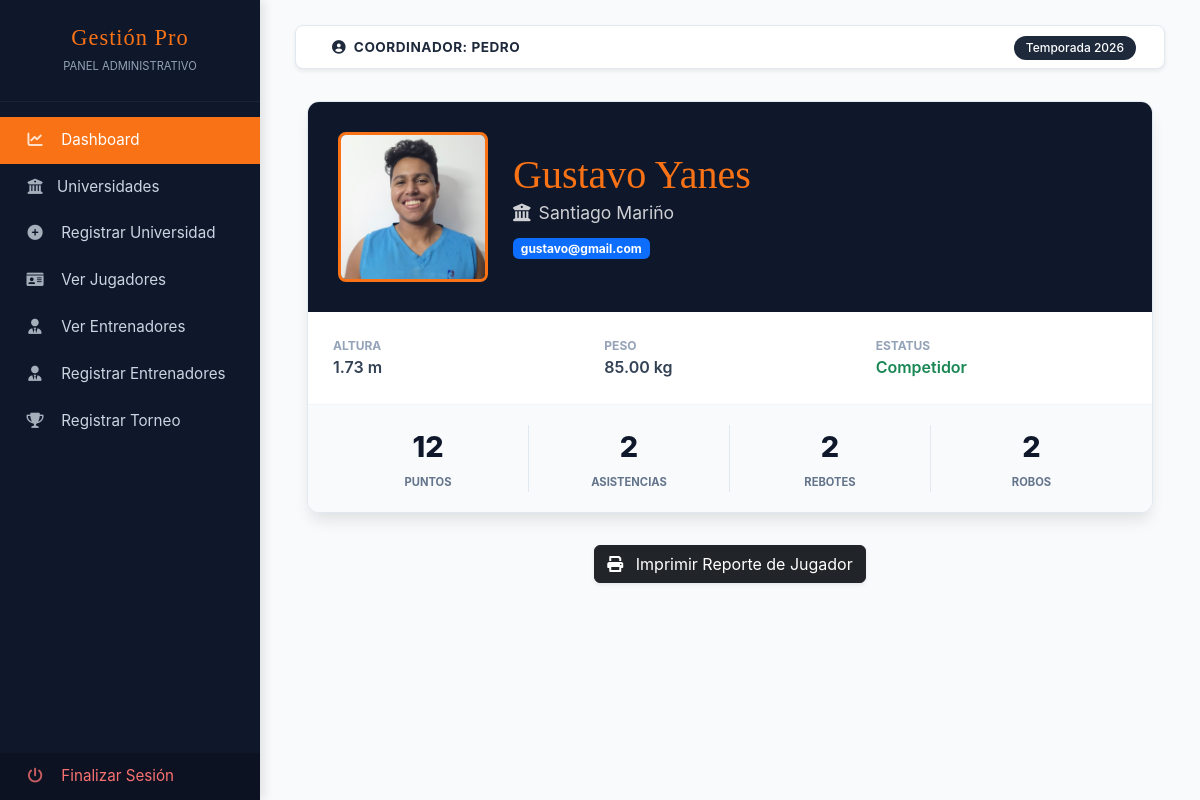
Page /client/coordinador/views/jugadores/jugador.php?id=13 (signed in) on the committed database.
### tables this page shows
CREATE TABLE `usuarios` (
  `id_usuario` int(11) NOT NULL,
  `nombre_usuario` varchar(100) NOT NULL,
  `password_usuario` varchar(255) NOT NULL,
  `email_usuario` varchar(100) DEFAULT NULL,
  `id_universidad_fk` int(11) DEFAULT NULL,
  `id_rol_fk` int(11) DEFAULT NULL,
  `fecha_creacion` timestamp NOT NULL DEFAULT current_timestamp(),
  `fecha_actualizacion` timestamp NOT NULL DEFAULT current_timestamp() ON UPDATE current_timestamp(),
  `isActive` int(11) DEFAULT NULL
);

CREATE TABLE `jugadores` (
  `id_jugador` int(11) NOT NULL,
  `nombre_jugador` varchar(100) DEFAULT NULL,
  `email_jugador` varchar(100) DEFAULT NULL,
  `password_jugador` varchar(255) DEFAULT NULL,
  `altura_jugador` decimal(3,2) DEFAULT NULL,
  `peso_jugador` decimal(5,2) DEFAULT NULL,
  `fecha_nacimiento` date DEFAULT NULL,
  `id_universidad_fk` int(11) DEFAULT NULL,
  `isActive` int(11) DEFAULT NULL,
  `fecha_creacion` timestamp NOT NULL DEFAULT current_timestamp(),
  `fecha_actualizacion` timestamp NOT NULL DEFAULT current_timestamp() ON UPDATE current_timestamp(),
  `imagen_jugador` text DEFAULT NULL,
  `puntos` int(11) DEFAULT NULL,
  `asistencias` int(11) DEFAULT NULL,
  `rebotes` int(11) DEFAULT NULL,
  `robos` int(11) DEFAULT NULL
);

CREATE TABLE `academias` (
  `id_universidad` int(11) NOT NULL,
  `nombre_universidad` varchar(100) NOT NULL,
  `ubicacion` varchar(255) DEFAULT NULL,
  `imagen` text DEFAULT NULL
);

### app/config.php (called while the page is built, shortened)
<?php
    $URL = "http://localhost/academy";
?>

### client/coordinador/layouts/verificacion.php (called while the page is built, shortened)
<?php
    require_once __DIR__ . '/../../../app/config.php';
    if (!isset($_SESSION['sesioncoordinador'])) {
        $_SESSION['mensaje'] = "Debes iniciar sesión para acceder";
        $_SESSION['icon_mensaje'] = "warning";
        header('Location: ' . $URL . '/login.php');
        exit();
    } else {
        $usuario_sesion = $_SESSION['sesioncoordinador'];
        $sql2 = "SELECT * FROM usuarios WHERE email_usuario = :email";
        $query = $pdo->prepare($sql2);
        $query->bindParam(':email', $usuario_sesion);
        $query->execute();
        $usuarioLogueado = $query->fetch(PDO::FETCH_ASSOC);
    }
?>

### client/coordinador/views/jugadores/jugador.php (the view, shortened to what this page needs)
    <?php include '../../layouts/verificacion.php'; ?>
<?php include '../../layouts/parte1.php'; ?>
<?php
    $id_jugador = $_GET['id'] ?? null;
    if ($id_jugador) {
        $sql = "SELECT * FROM jugadores
        inner join academias on jugadores.id_universidad_fk = academias.id_universidad
        WHERE id_jugador = :id_jugador";
        $query = $pdo->prepare($sql);
        $query->bindParam(':id_jugador', $id_jugador, PDO::PARAM_INT);
        $query->execute();
        $jugador = $query->fetch(PDO::FETCH_ASSOC);
    } else {
        echo "Jugador no encontrado.";
        exit;
    }
?>
<div class="container">
    <div class="scouting-card">
        <div class="scouting-header">
            <div class="img-container">
                <?php if (!empty($jugador['imagen_jugador'])): ?>
                    <img src="<?php echo $URL; ?>/client/assets/img/jugadores/<?php echo $jugador['imagen_jugador']; ?>" alt="Foto Jugador">
                <?php else: ?>
                    <div class="h-100 d-flex align-items-center justify-content-center">
                        <i class="fas fa-user-ninja fa-4x text-secondary"></i>
                    </div>
                <?php endif; ?>
            </div>
            <div class="player-title">
                <h1><?php echo $jugador['nombre_jugador']; ?></h1>
                <p><i class="fas fa-university me-2"></i><?php echo $jugador['nombre_universidad']; ?></p>
                <div class="mt-2">
                    <span class="badge bg-primary"><?php echo $jugador['email_jugador']; ?></span>
                </div>
            </div>
        </div>
        <div class="scouting-content">
            <div>
                <span class="data-label">Altura</span>
                <span class="data-value"><?php echo $jugador['altura_jugador'] ?? '--'; ?> m</span>
            </div>
            <div>
                <span class="data-label">Peso</span>
                <span class="data-value"><?php echo $jugador['peso_jugador'] ?? '--'; ?> kg</span>
            </div>
            <div>
                <span class="data-label">Estatus</span>
                <span class="data-value text-success">Competidor</span>
            </div>
        </div>
        <div class="stats-grid">
            <div class="stat-box">
                <span class="stat-value"><?php echo $jugador['puntos'] ?? '0'; ?></span>
                <span class="stat-label">Puntos</span>
            </div>
            <div class="stat-box">
                <span class="stat-value"><?php echo $jugador['asistencias'] ?? '0'; ?></span>
                <span class="stat-label">Asistencias</span>
            </div>
            <div class="stat-box">
                <span class="stat-value"><?php echo $jugador['rebotes'] ?? '0'; ?></span>
                <span class="stat-label">Rebotes</span>
            </div>
            <div class="stat-box">
                <span class="stat-value"><?php echo $jugador['robos'] ?? '0'; ?></span>
                <span class="stat-label">Robos</span>
            </div>
        </div>
    </div>
    <div class="text-center mt-3">
        <button onclick="window.print();" class="btn btn-dark shadow-sm">
            <i class="fas fa-print me-2"></i> Imprimir Reporte de Jugador
        </button>
    </div>
</div>
<?php include '../../layouts/parte2.php'; ?>

### client/coordinador/layouts/parte1.php (shortened to what this page needs)
<?php
    require_once __DIR__ . '/../../../app/config.php';
?>
<!DOCTYPE html>
<html lang="es">
<head>
    <link href="https://cdn.jsdelivr.net/npm/bootstrap@5.3.0/dist/css/bootstrap.min.css" rel="stylesheet">
    <link rel="stylesheet" href="https://cdnjs.cloudflare.com/ajax/libs/font-awesome/6.0.0/css/all.min.css">
</head>
<body>
<div class="wrapper">
    <nav id="sidebar">
        <div class="sidebar-header text-center">
            <h3 class="bebas mb-0">Gestión Pro</h3>
            <small style="color: var(--text-muted); text-transform: uppercase; font-size: 0.7rem;">Panel Administrativo</small>
        </div>
        <ul class="list-unstyled components">
            <li class="active">
                <a href="<?php echo $URL . '/client/coordinador/views/index.php'; ?>"><i class="fas fa-chart-line"></i> Dashboard</a>
            </li>
            <li>
                <a href="<?php echo $URL . '/client/coordinador/views/universidades/index.php'; ?>"><i class="fas fa-university"></i>Universidades</a>
            </li>
            <li>
                <a href="<?php echo $URL . '/client/coordinador/views/universidades/create.php'; ?>"><i class="fas fa-plus-circle"></i> Registrar Universidad</a>
            </li>
            <li>
                <a href="<?php echo $URL . '/client/coordinador/views/jugadores/index.php'; ?>"><i class="fas fa-id-card"></i> Ver Jugadores</a>
            </li>
                <li>
                    <a href="<?php echo $URL . '/client/coordinador/views/entrenadores/index.php'; ?>"><i class="fas fa-user-tie"></i> Ver Entrenadores</a>
            </li>
            <li>
                <a href="<?php echo $URL . '/client/coordinador/views/entrenadores/create.php'; ?>"><i class="fas fa-user-tie"></i> Registrar Entrenadores</a>
            </li>
            <li>
                <a href="<?php echo $URL . '/client/coordinador/views/torneos/index.php'; ?>"><i class="fas fa-trophy"></i> Registrar Torneo</a>
            </li>
        </ul>
        <div class="logout-section">
            <ul class="list-unstyled mb-0">
                <li>
                    <a href="<?php echo $URL; ?>/app/controllers/controllers_entrenador/logout.php" class="logout-link">
                        <i class="fas fa-power-off"></i> Finalizar Sesión
                    </a>
                </li>
            </ul>
        </div>
    </nav>
    <div id="content">
        <nav class="navbar navbar-expand-lg navbar-admin px-3 py-2 shadow-sm">
            <div class="container-fluid">
                <span class="ms-2 fw-bold text-uppercase">
                   <i class="fas fa-user-circle me-1"></i> COORDINADOR: <?php echo $usuarioLogueado['nombre_usuario']; ?>
                </span>
                <div class="ms-auto">
                    <span class="badge badge-season rounded-pill">Temporada 2026</span>
                </div>
            </div>
        </nav>

### client/coordinador/layouts/parte1.php (style rules this page uses)
:root { --admin-dark: #1e293b; --admin-sidebar: #0f172a; --admin-accent: #f97316; --admin-bg: #f8fafc; --text-muted: #94a3b8; --border-color: #e2e8f0; }
body { font-family: 'Inter', 'Poppins', sans-serif; background-color: var(--admin-bg); color: #334155; }
.bebas { font-family: 'Bebas Neue', cursive; letter-spacing: 1px; }
.wrapper { display: flex; width: 100%; align-items: stretch; }
#sidebar { min-width: 260px; max-width: 260px; background: var(--admin-sidebar); color: #fff; transition: all 0.3s; min-height: 100vh; display: flex; flex-direction: column; box-shadow: 4px 0 10px rgba(0,0,0,0.1); }
#sidebar .sidebar-header { padding: 25px 20px; background: var(--admin-sidebar); border-bottom: 1px solid rgba(255,255,255,0.05); }
#sidebar .sidebar-header h3 { font-size: 1.4rem; color: var(--admin-accent); }
#sidebar ul.components { padding: 15px 0; }
#sidebar ul li a { padding: 12px 25px; display: block; color: #cbd5e1; text-decoration: none; transition: all 0.2s; font-weight: 400; font-size: 0.95rem; }
#sidebar ul li.active > a { background: var(--admin-accent); color: white; }
#sidebar ul li a i { margin-right: 12px; width: 20px; text-align: center; opacity: 0.8; }
#content { width: 100%; padding: 25px 35px; }
.navbar-admin { background: white; border: 1px solid var(--border-color); border-radius: 8px !important; margin-bottom: 30px; }
.navbar-admin .fw-bold { color: var(--admin-dark); font-size: 0.85rem; letter-spacing: 0.5px; }
.logout-section { margin-top: auto; background: rgba(0,0,0,0.2); }
.logout-link { color: #f87171 !important; }
.badge-season { background-color: var(--admin-dark); padding: 6px 12px; font-weight: 500; }

### client/coordinador/views/jugadores/jugador.php (style rules this page uses)
:root { --dark-panel: #0f172a; --accent-orange: #f97316; --stats-bg: #f8fafc; }
.scouting-card { background: #fff; border-radius: 12px; border: 1px solid #e2e8f0; box-shadow: 0 10px 15px -3px rgba(0, 0, 0, 0.1); max-width: 850px; margin: 2rem auto; overflow: hidden; }
.scouting-header { background: var(--dark-panel); color: white; padding: 30px; display: flex; align-items: center; gap: 25px; }
.img-container { width: 150px; height: 150px; border-radius: 8px; border: 3px solid var(--accent-orange); overflow: hidden; background: #1e293b; }
.img-container img { width: 100%; height: 100%; object-fit: cover; }
.player-title h1 { font-family: 'Bebas Neue', cursive; font-size: 2.5rem; margin: 0; line-height: 1; color: var(--accent-orange); }
.player-title p { font-size: 1.1rem; margin: 5px 0 0; opacity: 0.8; }
.scouting-content { padding: 25px; display: grid; grid-template-columns: repeat(3, 1fr); gap: 20px; border-bottom: 1px solid #f1f5f9; }
.stats-grid { display: grid; grid-template-columns: repeat(4, 1fr); background: var(--stats-bg); padding: 20px; }
.stat-box { text-align: center; border-right: 1px solid #e2e8f0; }
.stat-box:last-child { border-right: none; }
.stat-value { display: block; font-size: 1.8rem; font-weight: 800; color: var(--dark-panel); }
.stat-label { font-size: 0.7rem; font-weight: 700; color: #64748b; text-transform: uppercase; }
.data-label { display: block; font-size: 0.75rem; color: #94a3b8; font-weight: 700; text-transform: uppercase; }
.data-value { font-size: 1rem; font-weight: 600; color: #334155; }

### rows in the picture
usuarios: nombre_usuario "PEDRO"
jugadores: imagen_jugador (picture), nombre_jugador "Gustavo Yanes", id_universidad_fk.nombre_universidad "Santiago Mariño", email_jugador "gustavo@gmail.com", altura_jugador "1.73", peso_jugador "85.00", puntos "12", asistencias "2", rebotes "2", robos "2"
